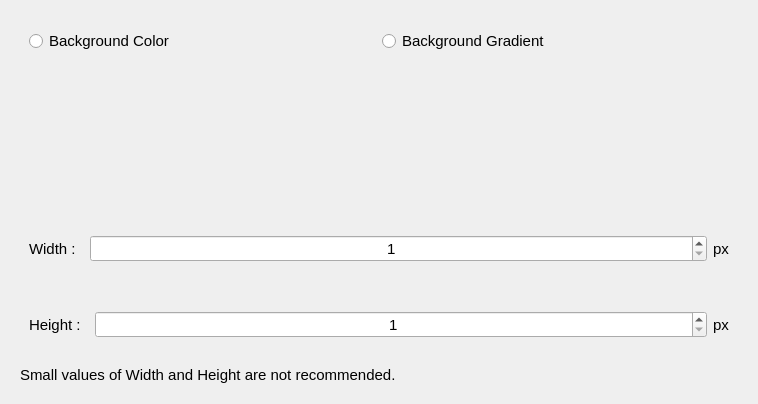
<?xml version="1.0" encoding="UTF-8"?>
<ui version="4.0">
 <class>BackgroundCustomConf</class>
 <widget class="QWidget" name="BackgroundCustomConf">
  <property name="geometry">
   <rect>
    <x>0</x>
    <y>0</y>
    <width>758</width>
    <height>404</height>
   </rect>
  </property>
  <property name="windowTitle">
   <string>BackgroundCustomConf</string>
  </property>
  <layout class="QVBoxLayout" name="verticalLayout_3">
   <item>
    <widget class="QWidget" name="colorGradientConf" native="true">
     <property name="sizePolicy">
      <sizepolicy hsizetype="MinimumExpanding" vsizetype="MinimumExpanding">
       <horstretch>0</horstretch>
       <verstretch>0</verstretch>
      </sizepolicy>
     </property>
     <layout class="QVBoxLayout" name="verticalLayout_2">
      <item>
       <widget class="QWidget" name="colorGradientChoice" native="true">
        <property name="sizePolicy">
         <sizepolicy hsizetype="Preferred" vsizetype="Maximum">
          <horstretch>0</horstretch>
          <verstretch>0</verstretch>
         </sizepolicy>
        </property>
        <layout class="QHBoxLayout" name="horizontalLayout_4">
         <item>
          <widget class="QRadioButton" name="colorChoice">
           <property name="font">
            <font>
             <family>Ubuntu</family>
             <pointsize>11</pointsize>
            </font>
           </property>
           <property name="text">
            <string>Background Color</string>
           </property>
          </widget>
         </item>
         <item>
          <widget class="QRadioButton" name="gradientChoice">
           <property name="font">
            <font>
             <family>Ubuntu</family>
             <pointsize>11</pointsize>
            </font>
           </property>
           <property name="text">
            <string>Background Gradient</string>
           </property>
          </widget>
         </item>
        </layout>
       </widget>
      </item>
      <item>
       <widget class="QWidget" name="chosenCustomBackground" native="true">
        <layout class="QVBoxLayout" name="verticalLayout_4">
         <item>
          <layout class="QVBoxLayout" name="chosenCustomBackgroundLayout"/>
         </item>
        </layout>
       </widget>
      </item>
     </layout>
    </widget>
   </item>
   <item>
    <widget class="QWidget" name="customWidthHeightArea" native="true">
     <property name="sizePolicy">
      <sizepolicy hsizetype="MinimumExpanding" vsizetype="MinimumExpanding">
       <horstretch>0</horstretch>
       <verstretch>0</verstretch>
      </sizepolicy>
     </property>
     <layout class="QVBoxLayout" name="verticalLayout">
      <item>
       <widget class="QWidget" name="customWidthArea" native="true">
        <property name="sizePolicy">
         <sizepolicy hsizetype="MinimumExpanding" vsizetype="MinimumExpanding">
          <horstretch>0</horstretch>
          <verstretch>0</verstretch>
         </sizepolicy>
        </property>
        <layout class="QHBoxLayout" name="horizontalLayout_2">
         <item>
          <widget class="QLabel" name="labelCustomWidth">
           <property name="font">
            <font>
             <family>Ubuntu</family>
             <pointsize>11</pointsize>
            </font>
           </property>
           <property name="text">
            <string>Width :  </string>
           </property>
          </widget>
         </item>
         <item>
          <widget class="QSpinBox" name="customWidthChoice">
           <property name="sizePolicy">
            <sizepolicy hsizetype="MinimumExpanding" vsizetype="Fixed">
             <horstretch>0</horstretch>
             <verstretch>0</verstretch>
            </sizepolicy>
           </property>
           <property name="font">
            <font>
             <family>Ubuntu</family>
             <pointsize>11</pointsize>
            </font>
           </property>
           <property name="alignment">
            <set>Qt::AlignCenter</set>
           </property>
           <property name="minimum">
            <number>1</number>
           </property>
           <property name="maximum">
            <number>10000</number>
           </property>
          </widget>
         </item>
         <item>
          <widget class="QLabel" name="labelPxWidth">
           <property name="font">
            <font>
             <family>Ubuntu</family>
             <pointsize>11</pointsize>
            </font>
           </property>
           <property name="text">
            <string>px</string>
           </property>
          </widget>
         </item>
        </layout>
       </widget>
      </item>
      <item>
       <widget class="QWidget" name="customHeightArea" native="true">
        <property name="sizePolicy">
         <sizepolicy hsizetype="MinimumExpanding" vsizetype="MinimumExpanding">
          <horstretch>0</horstretch>
          <verstretch>0</verstretch>
         </sizepolicy>
        </property>
        <layout class="QHBoxLayout" name="horizontalLayout_3">
         <item>
          <widget class="QLabel" name="labelCustomHeight">
           <property name="font">
            <font>
             <family>Ubuntu</family>
             <pointsize>11</pointsize>
            </font>
           </property>
           <property name="text">
            <string>Height :  </string>
           </property>
          </widget>
         </item>
         <item>
          <widget class="QSpinBox" name="customHeightChoice">
           <property name="sizePolicy">
            <sizepolicy hsizetype="MinimumExpanding" vsizetype="Maximum">
             <horstretch>0</horstretch>
             <verstretch>0</verstretch>
            </sizepolicy>
           </property>
           <property name="font">
            <font>
             <family>Ubuntu</family>
             <pointsize>11</pointsize>
            </font>
           </property>
           <property name="alignment">
            <set>Qt::AlignCenter</set>
           </property>
           <property name="minimum">
            <number>1</number>
           </property>
           <property name="maximum">
            <number>10000</number>
           </property>
          </widget>
         </item>
         <item>
          <widget class="QLabel" name="labelPxHeight">
           <property name="font">
            <font>
             <family>Ubuntu</family>
             <pointsize>11</pointsize>
            </font>
           </property>
           <property name="text">
            <string>px</string>
           </property>
          </widget>
         </item>
        </layout>
       </widget>
      </item>
      <item>
       <widget class="QLabel" name="labelWarningWH">
        <property name="font">
         <font>
          <family>Ubuntu</family>
          <pointsize>11</pointsize>
         </font>
        </property>
        <property name="text">
         <string>Small values of Width and Height are not recommended.</string>
        </property>
       </widget>
      </item>
     </layout>
    </widget>
   </item>
  </layout>
 </widget>
 <resources/>
 <connections/>
</ui>
